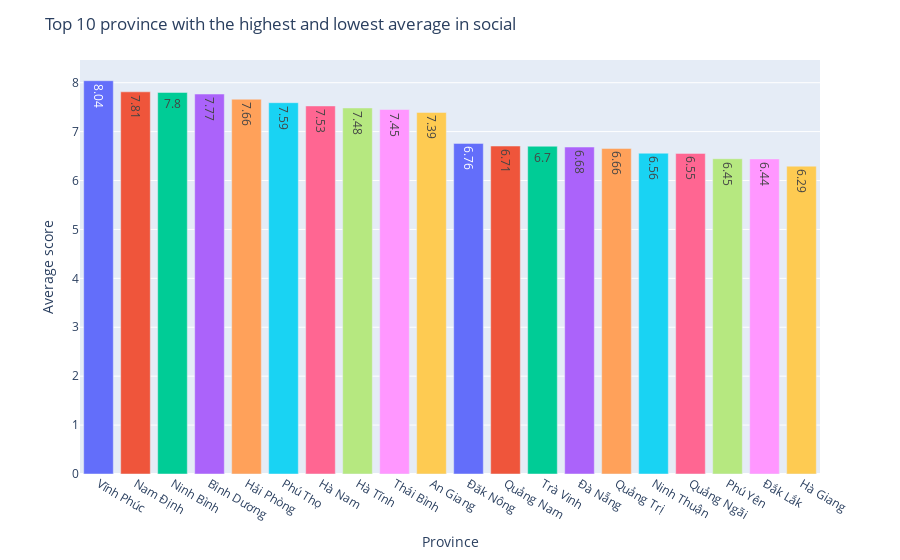

The notebook cell saved with this chart:
### Code cell
tn = val_xh.nlargest(10, "avg")["avg"]
meomeo = val_xh.nsmallest(10, "avg")["avg"]
tn = tn.append(meomeo[::-1])
hoi_dong = [prov[i-1] for i in tn.index]
fig = px.bar(x=hoi_dong, y=tn.values, color=hoi_dong, text=tn.values.round(2))
fig.update_layout(title="Top 10 province with the highest and lowest average in social", xaxis_title="Province",yaxis_title="Average score",showlegend=False)

### Figure 1 — Plotly figure (JSON) as saved in the notebook; plotly's stock layout.template omitted (floating-point values rounded to 4 significant figures)
{"data": [{"alignmentgroup": "True", "hovertemplate": "color=Vĩnh Phúc<br>x=%{x}<br>y=%{y}<br>text=%{text}<extra></extra>", "legendgroup": "Vĩnh Phúc", "marker": {"color": "#636efa", "pattern": {"shape": ""}}, "name": "Vĩnh Phúc", "offsetgroup": "Vĩnh Phúc", "orientation": "v", "showlegend": true, "text": [8.04], "textposition": "auto", "type": "bar", "x": ["Vĩnh Phúc"], "xaxis": "x", "y": [8.041], "yaxis": "y"}, {"alignmentgroup": "True", "hovertemplate": "color=Nam Định<br>x=%{x}<br>y=%{y}<br>text=%{text}<extra></extra>", "legendgroup": "Nam Định", "marker": {"color": "#EF553B", "pattern": {"shape": ""}}, "name": "Nam Định", "offsetgroup": "Nam Định", "orientation": "v", "showlegend": true, "text": [7.81], "textposition": "auto", "type": "bar", "x": ["Nam Định"], "xaxis": "x", "y": [7.813], "yaxis": "y"}, {"alignmentgroup": "True", "hovertemplate": "color=Ninh Bình<br>x=%{x}<br>y=%{y}<br>text=%{text}<extra></extra>", "legendgroup": "Ninh Bình", "marker": {"color": "#00cc96", "pattern": {"shape": ""}}, "name": "Ninh Bình", "offsetgroup": "Ninh Bình", "orientation": "v", "showlegend": true, "text": [7.8], "textposition": "auto", "type": "bar", "x": ["Ninh Bình"], "xaxis": "x", "y": [7.8], "yaxis": "y"}, {"alignmentgroup": "True", "hovertemplate": "color=Bình Dương<br>x=%{x}<br>y=%{y}<br>text=%{text}<extra></extra>", "legendgroup": "Bình Dương", "marker": {"color": "#ab63fa", "pattern": {"shape": ""}}, "name": "Bình Dương", "offsetgroup": "Bình Dương", "orientation": "v", "showlegend": true, "text": [7.77], "textposition": "auto", "type": "bar", "x": ["Bình Dương"], "xaxis": "x", "y": [7.769], "yaxis": "y"}, {"alignmentgroup": "True", "hovertemplate": "color=Hải Phòng<br>x=%{x}<br>y=%{y}<br>text=%{text}<extra></extra>", "legendgroup": "Hải Phòng", "marker": {"color": "#FFA15A", "pattern": {"shape": ""}}, "name": "Hải Phòng", "offsetgroup": "Hải Phòng", "orientation": "v", "showlegend": true, "text": [7.66], "textposition": "auto", "type": "bar", "x": ["Hải Phòng"], "xaxis": "x", "y": [7.663], "yaxis": "y"}, {"alignmentgroup": "True", "hovertemplate": "color=Phú Thọ<br>x=%{x}<br>y=%{y}<br>text=%{text}<extra></extra>", "legendgroup": "Phú Thọ", "marker": {"color": "#19d3f3", "pattern": {"shape": ""}}, "name": "Phú Thọ", "offsetgroup": "Phú Thọ", "orientation": "v", "showlegend": true, "text": [7.59], "textposition": "auto", "type": "bar", "x": ["Phú Thọ"], "xaxis": "x", "y": [7.591], "yaxis": "y"}, {"alignmentgroup": "True", "hovertemplate": "color=Hà Nam<br>x=%{x}<br>y=%{y}<br>text=%{text}<extra></extra>", "legendgroup": "Hà Nam", "marker": {"color": "#FF6692", "pattern": {"shape": ""}}, "name": "Hà Nam", "offsetgroup": "Hà Nam", "orientation": "v", "showlegend": true, "text": [7.53], "textposition": "auto", "type": "bar", "x": ["Hà Nam"], "xaxis": "x", "y": [7.525], "yaxis": "y"}, {"alignmentgroup": "True", "hovertemplate": "color=Hà Tĩnh<br>x=%{x}<br>y=%{y}<br>text=%{text}<extra></extra>", "legendgroup": "Hà Tĩnh", "marker": {"color": "#B6E880", "pattern": {"shape": ""}}, "name": "Hà Tĩnh", "offsetgroup": "Hà Tĩnh", "orientation": "v", "showlegend": true, "text": [7.48], "textposition": "auto", "type": "bar", "x": ["Hà Tĩnh"], "xaxis": "x", "y": [7.483], "yaxis": "y"}, {"alignmentgroup": "True", "hovertemplate": "color=Thái Bình<br>x=%{x}<br>y=%{y}<br>text=%{text}<extra></extra>", "legendgroup": "Thái Bình", "marker": {"color": "#FF97FF", "pattern": {"shape": ""}}, "name": "Thái Bình", "offsetgroup": "Thái Bình", "orientation": "v", "showlegend": true, "text": [7.45], "textposition": "auto", "type": "bar", "x": ["Thái Bình"], "xaxis": "x", "y": [7.452], "yaxis": "y"}, {"alignmentgroup": "True", "hovertemplate": "color=An Giang<br>x=%{x}<br>y=%{y}<br>text=%{text}<extra></extra>", "legendgroup": "An Giang", "marker": {"color": "#FECB52", "pattern": {"shape": ""}}, "name": "An Giang", "offsetgroup": "An Giang", "orientation": "v", "showlegend": true, "text": [7.39], "textposition": "auto", "type": "bar", "x": ["An Giang"], "xaxis": "x", "y": [7.393], "yaxis": "y"}, {"alignmentgroup": "True", "hovertemplate": "color=Đăk Nông<br>x=%{x}<br>y=%{y}<br>text=%{text}<extra></extra>", "legendgroup": "Đăk Nông", "marker": {"color": "#636efa", "pattern": {"shape": ""}}, "name": "Đăk Nông", "offsetgroup": "Đăk Nông", "orientation": "v", "showlegend": true, "text": [6.76], "textposition": "auto", "type": "bar", "x": ["Đăk Nông"], "xaxis": "x", "y": [6.759], "yaxis": "y"}, {"alignmentgroup": "True", "hovertemplate": "color=Quảng Nam<br>x=%{x}<br>y=%{y}<br>text=%{text}<extra></extra>", "legendgroup": "Quảng Nam", "marker": {"color": "#EF553B", "pattern": {"shape": ""}}, "name": "Quảng Nam", "offsetgroup": "Quảng Nam", "orientation": "v", "showlegend": true, "text": [6.71], "textposition": "auto", "type": "bar", "x": ["Quảng Nam"], "xaxis": "x", "y": [6.705], "yaxis": "y"}, {"alignmentgroup": "True", "hovertemplate": "color=Trà Vinh<br>x=%{x}<br>y=%{y}<br>text=%{text}<extra></extra>", "legendgroup": "Trà Vinh", "marker": {"color": "#00cc96", "pattern": {"shape": ""}}, "name": "Trà Vinh", "offsetgroup": "Trà Vinh", "orientation": "v", "showlegend": true, "text": [6.7], "textposition": "auto", "type": "bar", "x": ["Trà Vinh"], "xaxis": "x", "y": [6.701], "yaxis": "y"}, {"alignmentgroup": "True", "hovertemplate": "color=Đà Nẵng<br>x=%{x}<br>y=%{y}<br>text=%{text}<extra></extra>", "legendgroup": "Đà Nẵng", "marker": {"color": "#ab63fa", "pattern": {"shape": ""}}, "name": "Đà Nẵng", "offsetgroup": "Đà Nẵng", "orientation": "v", "showlegend": true, "text": [6.68], "textposition": "auto", "type": "bar", "x": ["Đà Nẵng"], "xaxis": "x", "y": [6.685], "yaxis": "y"}, {"alignmentgroup": "True", "hovertemplate": "color=Quảng Trị<br>x=%{x}<br>y=%{y}<br>text=%{text}<extra></extra>", "legendgroup": "Quảng Trị", "marker": {"color": "#FFA15A", "pattern": {"shape": ""}}, "name": "Quảng Trị", "offsetgroup": "Quảng Trị", "orientation": "v", "showlegend": true, "text": [6.66], "textposition": "auto", "type": "bar", "x": ["Quảng Trị"], "xaxis": "x", "y": [6.656], "yaxis": "y"}, {"alignmentgroup": "True", "hovertemplate": "color=Ninh Thuận<br>x=%{x}<br>y=%{y}<br>text=%{text}<extra></extra>", "legendgroup": "Ninh Thuận", "marker": {"color": "#19d3f3", "pattern": {"shape": ""}}, "name": "Ninh Thuận", "offsetgroup": "Ninh Thuận", "orientation": "v", "showlegend": true, "text": [6.56], "textposition": "auto", "type": "bar", "x": ["Ninh Thuận"], "xaxis": "x", "y": [6.558], "yaxis": "y"}, {"alignmentgroup": "True", "hovertemplate": "color=Quảng Ngãi<br>x=%{x}<br>y=%{y}<br>text=%{text}<extra></extra>", "legendgroup": "Quảng Ngãi", "marker": {"color": "#FF6692", "pattern": {"shape": ""}}, "name": "Quảng Ngãi", "offsetgroup": "Quảng Ngãi", "orientation": "v", "showlegend": true, "text": [6.55], "textposition": "auto", "type": "bar", "x": ["Quảng Ngãi"], "xaxis": "x", "y": [6.555], "yaxis": "y"}, {"alignmentgroup": "True", "hovertemplate": "color=Phú Yên<br>x=%{x}<br>y=%{y}<br>text=%{text}<extra></extra>", "legendgroup": "Phú Yên", "marker": {"color": "#B6E880", "pattern": {"shape": ""}}, "name": "Phú Yên", "offsetgroup": "Phú Yên", "orientation": "v", "showlegend": true, "text": [6.45], "textposition": "auto", "type": "bar", "x": ["Phú Yên"], "xaxis": "x", "y": [6.446], "yaxis": "y"}, {"alignmentgroup": "True", "hovertemplate": "color=Đắk Lắk<br>x=%{x}<br>y=%{y}<br>text=%{text}<extra></extra>", "legendgroup": "Đắk Lắk", "marker": {"color": "#FF97FF", "pattern": {"shape": ""}}, "name": "Đắk Lắk", "offsetgroup": "Đắk Lắk", "orientation": "v", "showlegend": true, "text": [6.44], "textposition": "auto", "type": "bar", "x": ["Đắk Lắk"], "xaxis": "x", "y": [6.442], "yaxis": "y"}, {"alignmentgroup": "True", "hovertemplate": "color=Hà Giang<br>x=%{x}<br>y=%{y}<br>text=%{text}<extra></extra>", "legendgroup": "Hà Giang", "marker": {"color": "#FECB52", "pattern": {"shape": ""}}, "name": "Hà Giang", "offsetgroup": "Hà Giang", "orientation": "v", "showlegend": true, "text": [6.29], "textposition": "auto", "type": "bar", "x": ["Hà Giang"], "xaxis": "x", "y": [6.294], "yaxis": "y"}], "layout": {"barmode": "relative", "legend": {"title": {"text": "color"}, "tracegroupgap": 0}, "margin": {"t": 60}, "showlegend": false, "title": {"text": "Top 10 province with the highest and lowest average in social"}, "xaxis": {"anchor": "y", "domain": [0, 1], "title": {"text": "Province"}}, "yaxis": {"anchor": "x", "domain": [0, 1], "title": {"text": "Average score"}}}}
